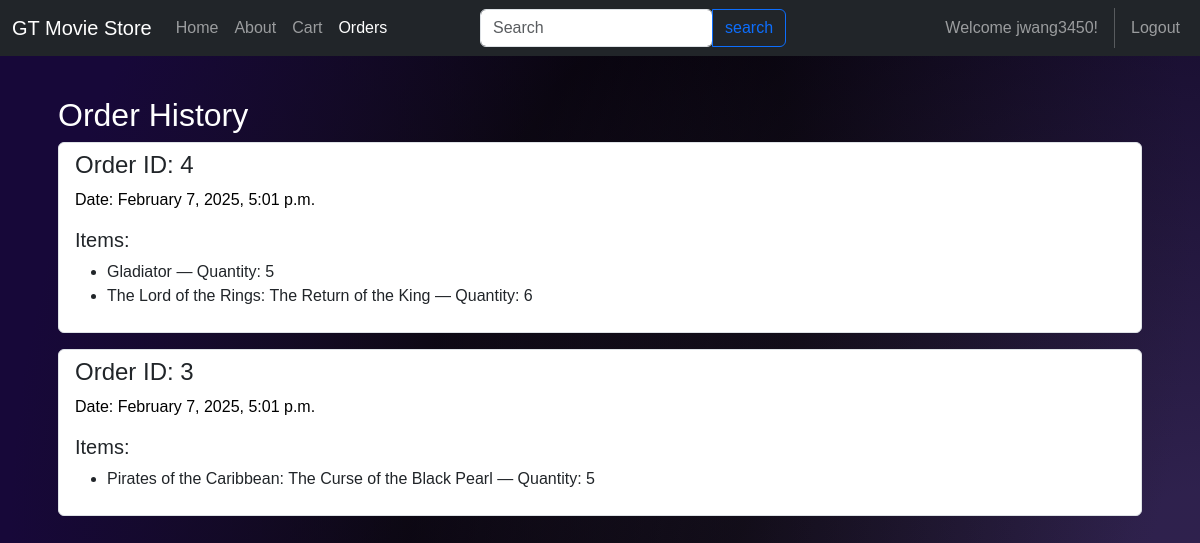
The page /cart/orders/ (signed in) on the database its author committed.
### dashboard/models.py (models this page shows, shortened)
class Order(models.Model):
    id = models.AutoField(primary_key=True)
    date = models.DateTimeField(auto_now_add=True)
    user = models.ForeignKey(User, on_delete=models.CASCADE)
    def __str__(self):
        return str(self.id) + ' - ' + str(self.user.username)

class OrderItem(models.Model):
    id = models.AutoField(primary_key=True)
    order = models.ForeignKey(Order, on_delete=models.CASCADE)
    movie = models.ForeignKey(Movie, on_delete=models.CASCADE)
    quantity = models.IntegerField(default=1)

class Movie(models.Model):
    id = models.AutoField(primary_key=True)
    title = models.CharField(max_length=100)
    description = models.TextField()
    image = models.ImageField(upload_to=movie_image_path)
    release_date = models.DateField()
    price = 16

### cart/views.py (the view)
# urls.py: path('orders/', views.orders, name='cart.orders'),
@login_required
def orders(request):
    user_orders = Order.objects.filter(user=request.user).order_by('-date')
    print(user_orders)
    return render(request, 'cart/orders.html', {'orders': user_orders})

### cart/templates/cart/orders.html
{% extends 'base.html' %}
{% block content %}
<div class="p-3">
  <h2
    style="color:white"
  >Order History</h2>
  {% if orders %}
    <div class="list-group">
      {% for order in orders %}
      <div class="list-group-item mb-3 border rounded">
        <h4>Order ID: {{ order.id }}</h4>
        <p
                style="color: black"
        >Date: {{ order.date|date:"F j, Y, g:i a" }}</p>
        <h5>Items:</h5>
        <ul>
          {% for item in order.orderitem_set.all %}
          <li>{{ item.movie.title }} — Quantity: {{ item.quantity }}</li>
          {% endfor %}
        </ul>
      </div>
      {% endfor %}
    </div>
  {% else %}
    <p>No previous orders found.</p>
  {% endif %}
</div>
{% endblock content %}

### templates/navbar.html (shortened to what this page needs)
<nav class="navbar navbar-expand-lg navbar-dark bg-dark">
    <div class="container-fluid">
        <a class="navbar-brand" href="/">GT Movie Store</a>
        <div class="collapse navbar-collapse" id="navbarNav">
            <ul class="navbar-nav me-auto">
                <li class="nav-item">
                    <a class="nav-link {% if request.path == '/' %}active{% endif %}" aria-current="page" href="/">Home</a>
                </li>
                <li class="nav-item">
                    <a class="nav-link {% if request.path == '/about/' %}active{% endif %}" href="/about">About</a>
                </li>
                <li class="nav-item">
                    <a class="nav-link {% if request.path == '/cart/' %}active{% endif %}"
              href="{% url 'cart.index' %}">Cart</a>
                </li>
                <li class="nav-item">
                    <a class="nav-link {% if request.path == '/cart/orders/' %}active{% endif %}" href="{% url 'cart.orders' %}">Orders</a>
                </li>
            </ul>
            <div style = "position:absolute; left: 40%;">
                <form method="GET" action="{% url 'search' %}">
                    <div class="input-group" style="margin:0 auto">
                        <input type="search" name = "search-input" class="form-control rounded" placeholder="Search" aria-label="Search" aria-describedby="search-addon" />
                        <button id = "search-button" type="submit" class="btn btn-outline-primary" data-mdb-ripple-init>search</button>
                    </div>
                </form>
            </div>
            <ul class="navbar-nav ms-auto">
               {% if user.is_authenticated %}
                <a class="nav-link">Welcome {{ user.username }}!</a>
                <a class="nav-link" href="{% url 'accounts.logout' %}">Logout</a>
                {% endif %}
            </ul>
        </div>
    </div>
</nav>

### templates/base.html (style rules this page uses)
body { font-family: Arial, sans-serif; background: radial-gradient(circle at 100% 70%, rgba(255, 255, 255, 0.1) 5%, rgba(0, 0, 0, 0.4) 60%, #170839 90%), radial-gradient(circle at 0% 30%, rgba(255, 255, 255, 0.1) 5%, rgba(0, 0, 0, 0.4) 60%, #170839 90%), #0e031e; background-attachment: fixed; min-height: 100vh; margin: 0; }
nav { color: white; padding: 1rem; text-align: center; }
@media (min-width: 700px) { p { font-size: 100%; color: white; } }

### rows shown on the page
Order: id "4", date "February 7, 2025, 5:01 p.m."
OrderItem: movie "Gladiator", quantity "5"
OrderItem: movie "The Lord of the Rings: The Return of the King", quantity "6"
Order: id "3", date "February 7, 2025, 5:01 p.m."
OrderItem: movie "Pirates of the Caribbean: The Curse of the Black Pearl", quantity "5"

### other values the page prints
{{ user.username }} "jwang3450"
